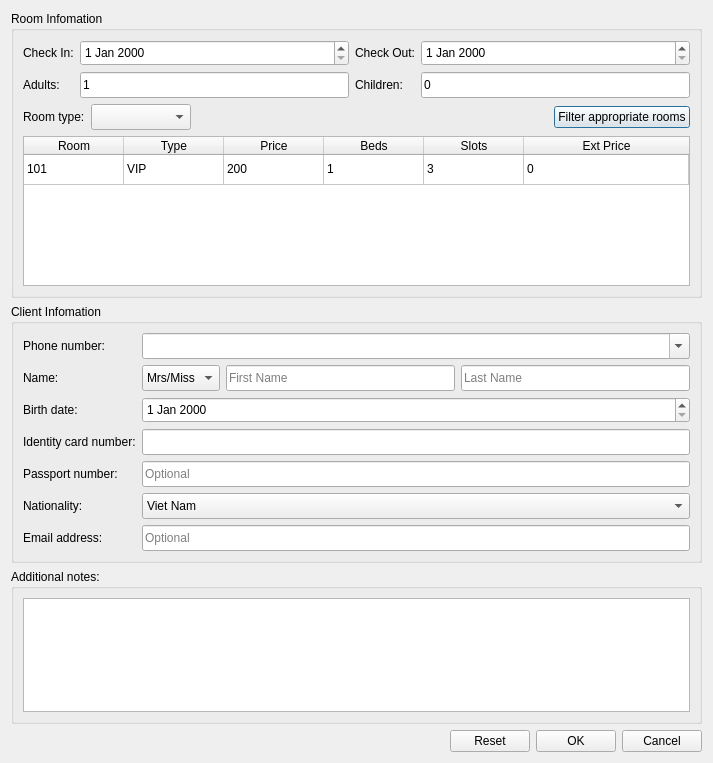
<?xml version="1.0" encoding="UTF-8"?>
<ui version="4.0">
 <class>CreateReservationDialog</class>
 <widget class="QDialog" name="CreateReservationDialog">
  <property name="geometry">
   <rect>
    <x>0</x>
    <y>0</y>
    <width>713</width>
    <height>763</height>
   </rect>
  </property>
  <property name="windowTitle">
   <string>Dialog</string>
  </property>
  <layout class="QVBoxLayout" name="verticalLayout">
   <item>
    <widget class="QGroupBox" name="groupBox">
     <property name="title">
      <string>Room Infomation</string>
     </property>
     <layout class="QVBoxLayout" name="verticalLayout_2">
      <item>
       <layout class="QGridLayout" name="gridLayout_2">
        <item row="0" column="2">
         <widget class="QLabel" name="label_2">
          <property name="text">
           <string>Check Out:</string>
          </property>
         </widget>
        </item>
        <item row="0" column="0">
         <widget class="QLabel" name="label">
          <property name="text">
           <string>Check In:</string>
          </property>
         </widget>
        </item>
        <item row="0" column="1">
         <widget class="QDateEdit" name="dateEdit">
          <property name="minimumSize">
           <size>
            <width>0</width>
            <height>26</height>
           </size>
          </property>
         </widget>
        </item>
        <item row="0" column="3">
         <widget class="QDateEdit" name="dateEdit_2">
          <property name="minimumSize">
           <size>
            <width>0</width>
            <height>26</height>
           </size>
          </property>
         </widget>
        </item>
        <item row="2" column="2">
         <widget class="QLabel" name="label_12">
          <property name="text">
           <string>Children:</string>
          </property>
         </widget>
        </item>
        <item row="2" column="3">
         <widget class="QLineEdit" name="lineEdit_6">
          <property name="minimumSize">
           <size>
            <width>0</width>
            <height>26</height>
           </size>
          </property>
          <property name="text">
           <string>0</string>
          </property>
         </widget>
        </item>
        <item row="2" column="0">
         <widget class="QLabel" name="label_11">
          <property name="text">
           <string>Adults:</string>
          </property>
         </widget>
        </item>
        <item row="2" column="1">
         <widget class="QLineEdit" name="lineEdit_7">
          <property name="minimumSize">
           <size>
            <width>0</width>
            <height>26</height>
           </size>
          </property>
          <property name="text">
           <string>1</string>
          </property>
         </widget>
        </item>
       </layout>
      </item>
      <item>
       <layout class="QHBoxLayout" name="horizontalLayout">
        <item>
         <widget class="QLabel" name="label_3">
          <property name="text">
           <string>Room type:</string>
          </property>
         </widget>
        </item>
        <item>
         <widget class="QComboBox" name="comboBox">
          <property name="minimumSize">
           <size>
            <width>100</width>
            <height>26</height>
           </size>
          </property>
         </widget>
        </item>
        <item>
         <spacer name="horizontalSpacer">
          <property name="orientation">
           <enum>Qt::Horizontal</enum>
          </property>
          <property name="sizeHint" stdset="0">
           <size>
            <width>40</width>
            <height>20</height>
           </size>
          </property>
         </spacer>
        </item>
        <item>
         <widget class="QPushButton" name="pushButton">
          <property name="text">
           <string>Filter appropriate rooms</string>
          </property>
         </widget>
        </item>
       </layout>
      </item>
      <item>
       <widget class="QTableWidget" name="tableWidget">
        <property name="minimumSize">
         <size>
          <width>0</width>
          <height>150</height>
         </size>
        </property>
        <attribute name="horizontalHeaderStretchLastSection">
         <bool>true</bool>
        </attribute>
        <attribute name="verticalHeaderVisible">
         <bool>false</bool>
        </attribute>
        <row>
         <property name="text">
          <string>1</string>
         </property>
        </row>
        <column>
         <property name="text">
          <string>Room</string>
         </property>
        </column>
        <column>
         <property name="text">
          <string>Type</string>
         </property>
        </column>
        <column>
         <property name="text">
          <string>Price</string>
         </property>
        </column>
        <column>
         <property name="text">
          <string>Beds</string>
         </property>
        </column>
        <column>
         <property name="text">
          <string>Slots</string>
         </property>
        </column>
        <column>
         <property name="text">
          <string>Ext Price</string>
         </property>
        </column>
        <item row="0" column="0">
         <property name="text">
          <string>101</string>
         </property>
        </item>
        <item row="0" column="1">
         <property name="text">
          <string>VIP</string>
         </property>
        </item>
        <item row="0" column="2">
         <property name="text">
          <string>200</string>
         </property>
        </item>
        <item row="0" column="3">
         <property name="text">
          <string>1</string>
         </property>
        </item>
        <item row="0" column="4">
         <property name="text">
          <string>3</string>
         </property>
        </item>
        <item row="0" column="5">
         <property name="text">
          <string>0</string>
         </property>
        </item>
       </widget>
      </item>
     </layout>
    </widget>
   </item>
   <item>
    <widget class="QGroupBox" name="groupBox_2">
     <property name="title">
      <string>Client Infomation</string>
     </property>
     <layout class="QVBoxLayout" name="verticalLayout_3">
      <item>
       <layout class="QGridLayout" name="gridLayout">
        <item row="6" column="2">
         <widget class="QComboBox" name="comboBox_4">
          <property name="minimumSize">
           <size>
            <width>0</width>
            <height>26</height>
           </size>
          </property>
          <item>
           <property name="text">
            <string>Viet Nam</string>
           </property>
          </item>
         </widget>
        </item>
        <item row="1" column="0">
         <widget class="QLabel" name="label_5">
          <property name="text">
           <string>Name:</string>
          </property>
         </widget>
        </item>
        <item row="2" column="0">
         <widget class="QLabel" name="label_8">
          <property name="text">
           <string>Birth date:</string>
          </property>
         </widget>
        </item>
        <item row="2" column="2">
         <widget class="QDateEdit" name="dateEdit_3">
          <property name="minimumSize">
           <size>
            <width>0</width>
            <height>26</height>
           </size>
          </property>
         </widget>
        </item>
        <item row="3" column="0">
         <widget class="QLabel" name="label_6">
          <property name="text">
           <string>Identity card number:</string>
          </property>
         </widget>
        </item>
        <item row="4" column="0">
         <widget class="QLabel" name="label_7">
          <property name="text">
           <string>Passport number:</string>
          </property>
         </widget>
        </item>
        <item row="4" column="2">
         <widget class="QLineEdit" name="lineEdit_4">
          <property name="minimumSize">
           <size>
            <width>0</width>
            <height>26</height>
           </size>
          </property>
          <property name="placeholderText">
           <string>Optional</string>
          </property>
         </widget>
        </item>
        <item row="6" column="0">
         <widget class="QLabel" name="label_9">
          <property name="text">
           <string>Nationality:</string>
          </property>
         </widget>
        </item>
        <item row="0" column="0">
         <widget class="QLabel" name="label_4">
          <property name="text">
           <string>Phone number: </string>
          </property>
         </widget>
        </item>
        <item row="0" column="2">
         <widget class="QComboBox" name="comboBox_2">
          <property name="minimumSize">
           <size>
            <width>0</width>
            <height>26</height>
           </size>
          </property>
          <property name="editable">
           <bool>true</bool>
          </property>
          <property name="placeholderText">
           <string>Ex: +841234567890</string>
          </property>
          <item>
           <property name="text">
            <string>+84</string>
           </property>
          </item>
         </widget>
        </item>
        <item row="1" column="2">
         <layout class="QHBoxLayout" name="horizontalLayout_2">
          <item>
           <widget class="QComboBox" name="comboBox_3">
            <property name="minimumSize">
             <size>
              <width>0</width>
              <height>26</height>
             </size>
            </property>
            <item>
             <property name="text">
              <string>Mrs/Miss</string>
             </property>
            </item>
            <item>
             <property name="text">
              <string>Mister</string>
             </property>
            </item>
           </widget>
          </item>
          <item>
           <widget class="QLineEdit" name="lineEdit">
            <property name="minimumSize">
             <size>
              <width>0</width>
              <height>26</height>
             </size>
            </property>
            <property name="text">
             <string extracomment="bbb"/>
            </property>
            <property name="placeholderText">
             <string>First Name</string>
            </property>
           </widget>
          </item>
          <item>
           <widget class="QLineEdit" name="lineEdit_2">
            <property name="minimumSize">
             <size>
              <width>0</width>
              <height>26</height>
             </size>
            </property>
            <property name="placeholderText">
             <string>Last Name</string>
            </property>
           </widget>
          </item>
         </layout>
        </item>
        <item row="3" column="2">
         <widget class="QLineEdit" name="lineEdit_3">
          <property name="minimumSize">
           <size>
            <width>0</width>
            <height>26</height>
           </size>
          </property>
         </widget>
        </item>
        <item row="7" column="0">
         <widget class="QLabel" name="label_10">
          <property name="text">
           <string>Email address:</string>
          </property>
         </widget>
        </item>
        <item row="7" column="2">
         <widget class="QLineEdit" name="lineEdit_5">
          <property name="minimumSize">
           <size>
            <width>0</width>
            <height>26</height>
           </size>
          </property>
          <property name="placeholderText">
           <string>Optional</string>
          </property>
         </widget>
        </item>
       </layout>
      </item>
     </layout>
    </widget>
   </item>
   <item>
    <widget class="QGroupBox" name="groupBox_3">
     <property name="title">
      <string>Additional notes:</string>
     </property>
     <layout class="QVBoxLayout" name="verticalLayout_4">
      <item>
       <widget class="QTextEdit" name="textEdit"/>
      </item>
     </layout>
    </widget>
   </item>
   <item>
    <layout class="QHBoxLayout" name="horizontalLayout_3">
     <item>
      <spacer name="horizontalSpacer_2">
       <property name="orientation">
        <enum>Qt::Horizontal</enum>
       </property>
       <property name="sizeHint" stdset="0">
        <size>
         <width>40</width>
         <height>20</height>
        </size>
       </property>
      </spacer>
     </item>
     <item>
      <widget class="QPushButton" name="pushButton_2">
       <property name="text">
        <string>Reset</string>
       </property>
      </widget>
     </item>
     <item>
      <widget class="QPushButton" name="pushButton_3">
       <property name="text">
        <string>OK</string>
       </property>
      </widget>
     </item>
     <item>
      <widget class="QPushButton" name="pushButton_4">
       <property name="text">
        <string>Cancel</string>
       </property>
      </widget>
     </item>
    </layout>
   </item>
  </layout>
 </widget>
 <resources/>
 <connections/>
</ui>
